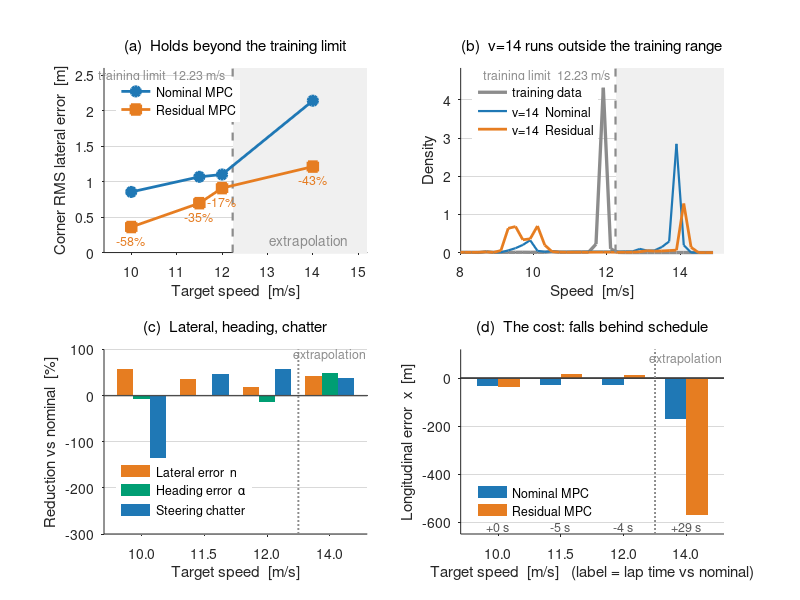

Recreate this plot in MATLAB.
% 외삽 일반화 - 학습 속도 상한 밖에서도 잔차 보정이 작동하는가
%
% 기존 일반화 주장(적재, 미학습 트랙)은 전부 학습 분포 '안쪽'이었다.
% 학습 데이터의 속도 최대값은 12.234 m/s 이고, v=14 주행은 14.38 m/s 까지
% 올라가 상한을 17.5% 초과한다. 그 조건에서도 잔차가 이긴다.
%   급코너 RMS  nominal 2.138 -> residual 1.211  (43.4% 감소)
%   조향 채터   0.0620 -> 0.0382 (38% 감소), 양쪽 완주
%
% 데이터: fig_extrapolation.mat  (results/extrapolation_summary.py 가 생성)
% 실행:   results/matlab/ 폴더 안에서 `plot_extrapolation`
% 요구:   base MATLAB 만 (툴박스 불필요). R2013a 이상.

clear; close all
load('fig_extrapolation.mat')

NOM  = [0.12 0.47 0.71];
RES  = [0.90 0.49 0.13];
GREY = [0.55 0.55 0.55];
SHAD = [0.94 0.94 0.94];

vt   = speed.v_target(:);
vmax = train_v_max;

%% ---- 수치 표 출력 (명령창) ----
fprintf('\n=== Speed sweep (Q_n=1e-4, 48t, Hockenheim) ===\n');
fprintf('training speed limit = %.3f m/s\n', vmax);
fprintf('%6s | %7s %7s %7s | %7s %7s %7s | %8s %8s\n', 'target', ...
        'n_nom','n_res','dn %','a_nom','a_res','da %','chat_nom','chat_res');
for k = 1:numel(vt)
    fprintf('%5.1f  | %7.3f %7.3f %+6.1f%% | %7.2f %7.2f %+6.1f%% | %8.4f %8.4f\n', ...
            vt(k), speed.nom(k), speed.res(k), speed.improve(k), ...
            speed.a_nom(k), speed.a_res(k), speed.a_improve(k), ...
            speed.chat_nom(k), speed.chat_res(k));
end
fprintf('\n%6s | %8s %8s | %8s %8s | %s\n', 'target', ...
        'x_nom[m]','x_res[m]','lap_nom','lap_res','control rate nom/res [Hz]');
for k = 1:numel(vt)
    fprintf('%5.1f  | %8.0f %8.0f | %8.1f %8.1f | %.1f / %.1f\n', ...
            vt(k), speed.x_nom(k), speed.x_res(k), ...
            speed.lap_nom(k), speed.lap_res(k), ...
            speed.rate_nom(k), speed.rate_res(k));
end
fprintf(['\nn = corner lateral RMS [m], a = corner heading RMS [deg], ' ...
         'x = longitudinal error [m].\n']);
fprintf('Only v=14 has matched control rates (10/10 Hz).\n\n');

figure('Color','w','Position',[80 80 1000 720])

%% (a) 속도별 급코너 오차 - 학습 상한 밖에서도 유지되는가
subplot(2,2,1); hold on; box off
set(gca,'FontSize',10,'TickDir','out','YGrid','on', ...
        'GridColor',[.85 .85 .85],'GridAlpha',1,'Layer','bottom')
YL = [0 2.6];
patch([vmax 15.2 15.2 vmax], [YL(1) YL(1) YL(2) YL(2)], SHAD, 'EdgeColor','none');
plot([vmax vmax], YL, '--', 'Color', GREY, 'LineWidth', 1.6);
text(vmax-0.15, YL(2)*0.96, sprintf('training limit  %.2f m/s', vmax), ...
     'Color', GREY, 'FontSize', 9, 'HorizontalAlignment','right');
text(13.9, YL(2)*0.06, 'extrapolation', 'Color', GREY, 'FontSize', 10, ...
     'HorizontalAlignment','center');
h1 = plot(vt, speed.nom(:), '-o', 'Color', NOM, 'LineWidth', 2, ...
          'MarkerSize', 7, 'MarkerFaceColor', NOM);
h2 = plot(vt, speed.res(:), '-s', 'Color', RES, 'LineWidth', 2, ...
          'MarkerSize', 7, 'MarkerFaceColor', RES);
for k = 1:numel(vt)
    text(vt(k), speed.res(k)-0.19, sprintf('-%.0f%%', speed.improve(k)), ...
         'Color', RES, 'FontSize', 9, 'HorizontalAlignment','center');
end
legend([h1 h2], {'Nominal MPC','Residual MPC'}, 'Location','northwest', ...
       'Box','off', 'FontSize', 9);
xlim([9.4 15.2]); ylim(YL)
xlabel('Target speed  [m/s]'); ylabel('Corner RMS lateral error  [m]')
title('(a)  Holds beyond the training limit','FontSize',11,'FontWeight','normal')

%% (b) 속도 분포 - v=14 가 실제로 학습 범위를 벗어났음을 보인다
subplot(2,2,2); hold on; box off
set(gca,'FontSize',10,'TickDir','out','YGrid','on', ...
        'GridColor',[.85 .85 .85],'GridAlpha',1,'Layer','bottom')
c  = vdist.centers(:);
Y2 = [0 max(vdist.train)*1.12];
patch([vmax 15.2 15.2 vmax], [Y2(1) Y2(1) Y2(2) Y2(2)], SHAD, 'EdgeColor','none');
g1 = plot(c, vdist.train(:),   '-', 'Color', GREY, 'LineWidth', 2.4);
g2 = plot(c, vdist.v14_nom(:), '-', 'Color', NOM,  'LineWidth', 1.6);
g3 = plot(c, vdist.v14_res(:), '-', 'Color', RES,  'LineWidth', 2.0);
plot([vmax vmax], Y2, '--', 'Color', GREY, 'LineWidth', 1.6);
text(vmax-0.15, Y2(2)*0.96, sprintf('training limit  %.2f m/s', vmax), ...
     'Color', GREY, 'FontSize', 9, 'HorizontalAlignment','right');
legend([g1 g2 g3], {'training data','v=14  Nominal','v=14  Residual'}, ...
       'Location','northwest', 'Box','off', 'FontSize', 9);
xlim([8 15.2]); ylim(Y2)
xlabel('Speed  [m/s]'); ylabel('Density')
title('(b)  v=14 runs outside the training range','FontSize',11,'FontWeight','normal')

%% (c) 세 지표가 함께 줄었는가 - 횡오차 / 헤딩오차 / 조향 채터
%     n 만 보고하면 "유리한 지표만 골랐다"는 반박을 받는다. alpha 는 v=10 에서
%     오히려 나빠지는데(횡오차를 줄이려 차체를 더 돌리는 trade-off), 외삽
%     조건인 v=14 에서는 세 지표가 모두 개선된다.
subplot(2,2,3); hold on; box off
set(gca,'FontSize',10,'TickDir','out','YGrid','on', ...
        'GridColor',[.85 .85 .85],'GridAlpha',1,'Layer','bottom')
% 3번째 색 = Okabe-Ito bluish green. 파랑/주황과 함께 적록색약에서도 구분된다
% (기존 초록/빨강 조합이 D형에서 안 구분돼 저장소 전체가 파랑/주황으로 바뀐 이력).
HEAD = [0.00 0.62 0.45];
red_n = speed.improve(:);
red_a = speed.a_improve(:);
red_c = 100*(1 - speed.chat_res(:)./speed.chat_nom(:));
w = 0.26; x = (1:numel(vt))';
b1 = bar(x-w,   red_n, w, 'FaceColor', RES,  'EdgeColor','none');
b2 = bar(x,     red_a, w, 'FaceColor', HEAD, 'EdgeColor','none');
b3 = bar(x+w,   red_c, w, 'FaceColor', NOM,  'EdgeColor','none');
plot([0.4 numel(vt)+0.6], [0 0], '-', 'Color', [0.3 0.3 0.3], 'LineWidth', 0.9);
% 마지막(외삽) 조건 강조
plot([numel(vt)-0.5 numel(vt)-0.5], [-300 100], ':', 'Color', GREY, 'LineWidth', 1.4);
text(numel(vt), 88, 'extrapolation', 'HorizontalAlignment','center', ...
     'FontSize',9,'Color',GREY);
legend([b1 b2 b3], {'Lateral error  n','Heading error  \alpha','Steering chatter'}, ...
       'Location','southwest', 'Box','off', 'FontSize', 9);
set(gca,'XTick',1:numel(vt),'XTickLabel', ...
        arrayfun(@(v) sprintf('%.1f',v), vt, 'UniformOutput', false))
% v=10 채터는 -265% (잔차가 채터를 4배 늘린다). 잘리지 않게 축을 -300 까지 둔다.
xlim([0.4 numel(vt)+0.6]); ylim([-300 100])
xlabel('Target speed  [m/s]'); ylabel('Reduction vs nominal  [%]')
title('(c)  Lateral, heading, chatter','FontSize',11,'FontWeight','normal')

%% (d) 대가 - 종방향(x) 진행오차와 랩타임
%     y/yaw 가 좋아지는 대신 잔차는 목표 속도를 덜 지킨다. v=14 에서 573 m
%     뒤처지고 랩타임이 29 s 길다. 이 비용을 숨기지 않고 같이 싣는다.
subplot(2,2,4); hold on; box off
set(gca,'FontSize',10,'TickDir','out','YGrid','on', ...
        'GridColor',[.85 .85 .85],'GridAlpha',1,'Layer','bottom')
xn = speed.x_nom(:);  xr = speed.x_res(:);
w2 = 0.34;
d1 = bar(x-w2/2, xn, w2, 'FaceColor', NOM, 'EdgeColor','none');
d2 = bar(x+w2/2, xr, w2, 'FaceColor', RES, 'EdgeColor','none');
plot([0.4 numel(vt)+0.6], [0 0], '-', 'Color', [0.3 0.3 0.3], 'LineWidth', 0.9);
plot([numel(vt)-0.5 numel(vt)-0.5], [-650 120], ':', 'Color', GREY, 'LineWidth', 1.4);
text(numel(vt), 80, 'extrapolation', 'HorizontalAlignment','center', ...
     'FontSize',9,'Color',GREY);
% 랩타임 차이를 숫자로
for k = 1:numel(vt)
    text(x(k), -620, sprintf('%+.0f s', speed.lap_res(k)-speed.lap_nom(k)), ...
         'HorizontalAlignment','center','FontSize',9,'Color',[0.35 0.35 0.35]);
end
legend([d1 d2], {'Nominal MPC','Residual MPC'}, 'Location','southwest', ...
       'Box','off', 'FontSize', 9);
set(gca,'XTick',1:numel(vt),'XTickLabel', ...
        arrayfun(@(v) sprintf('%.1f',v), vt, 'UniformOutput', false))
xlim([0.4 numel(vt)+0.6]); ylim([-650 120])
xlabel('Target speed  [m/s]   (label = lap time vs nominal)')
ylabel('Longitudinal error  x  [m]')
title('(d)  The cost: falls behind schedule','FontSize',11,'FontWeight','normal')
